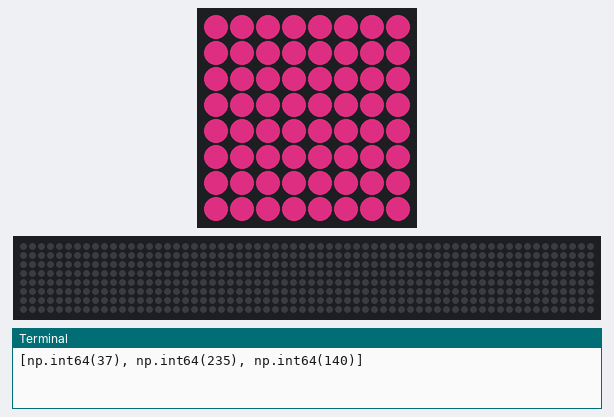
This program was run on a simulated Raspberry Pi (BCM pin numbers) with a Sense HAT. Shown: the Sense HAT's 8×8 RGB LED matrix, a strip that is not on the board, showing the scrolling text unrolled, the last lines printed to the terminal. Dim RGB values are drawn brighter than linear; the clock reads 2024-03-15 10:24:30 at power-on unless the program sets it; random numbers come from a fixed seed; the 64×8 strip is a reading aid, not a part: it shows the text the matrix is scrolling, unrolled, one strip-width of it at a time.

Above: at 0.07 s.
At 5.1 s:
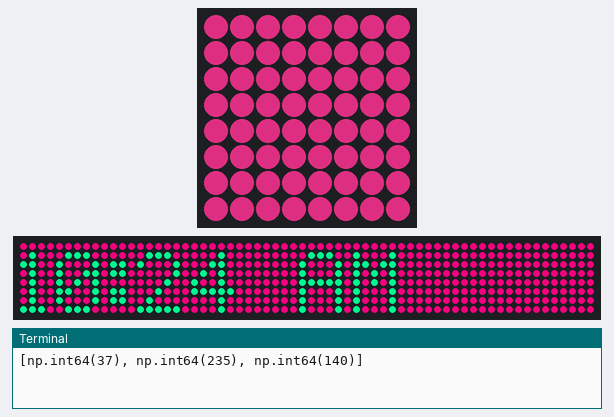
At 9.94 s:
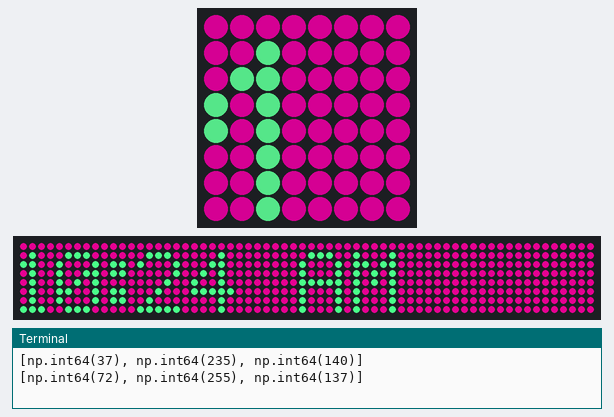
At 19.91 s:
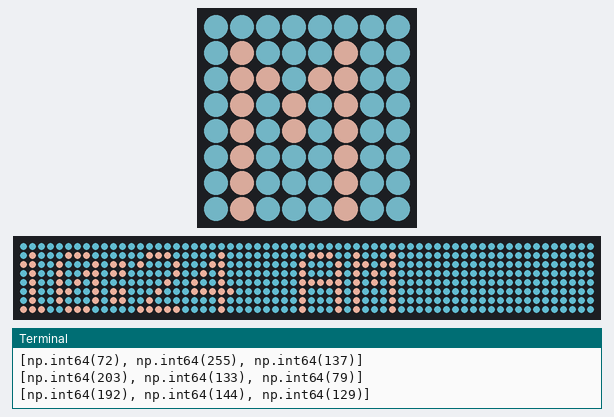
At 29.88 s:
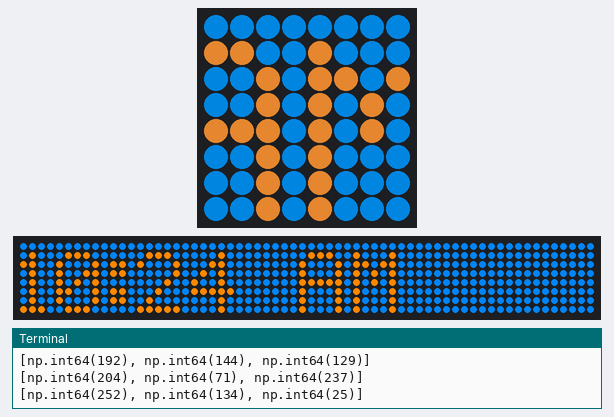
At 39.85 s:
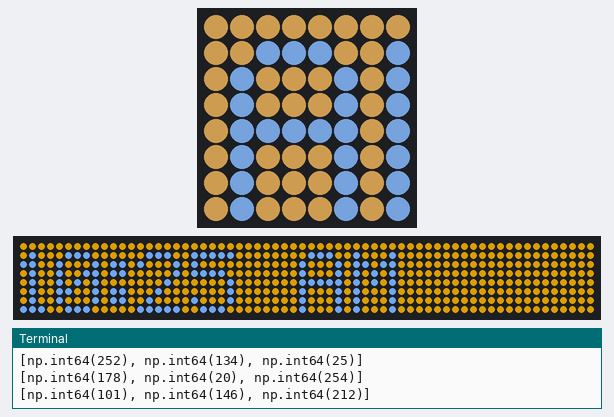

The program:

ran_col_time.py
```python
from sense_hat import SenseHat
import numpy as np
import datetime

s = SenseHat()
x = 0
s.set_rotation(90)
s.low_light = True
s_speed = 0.1

my_c = []
my_c_inv = []

try:
    while True:

        my_c = list(np.random.choice(range(256), size=3))
        now = datetime.datetime.now()
        print(my_c)
        for i in my_c:
            my_c_inv.append(255-i)

        s.show_message(now.strftime('%I:%M %p'), scroll_speed=s_speed, text_colour = my_c, back_colour= my_c_inv)
        my_c.clear()
        my_c_inv.clear()


except KeyboardInterrupt:
	s.clear()
	pass
```
